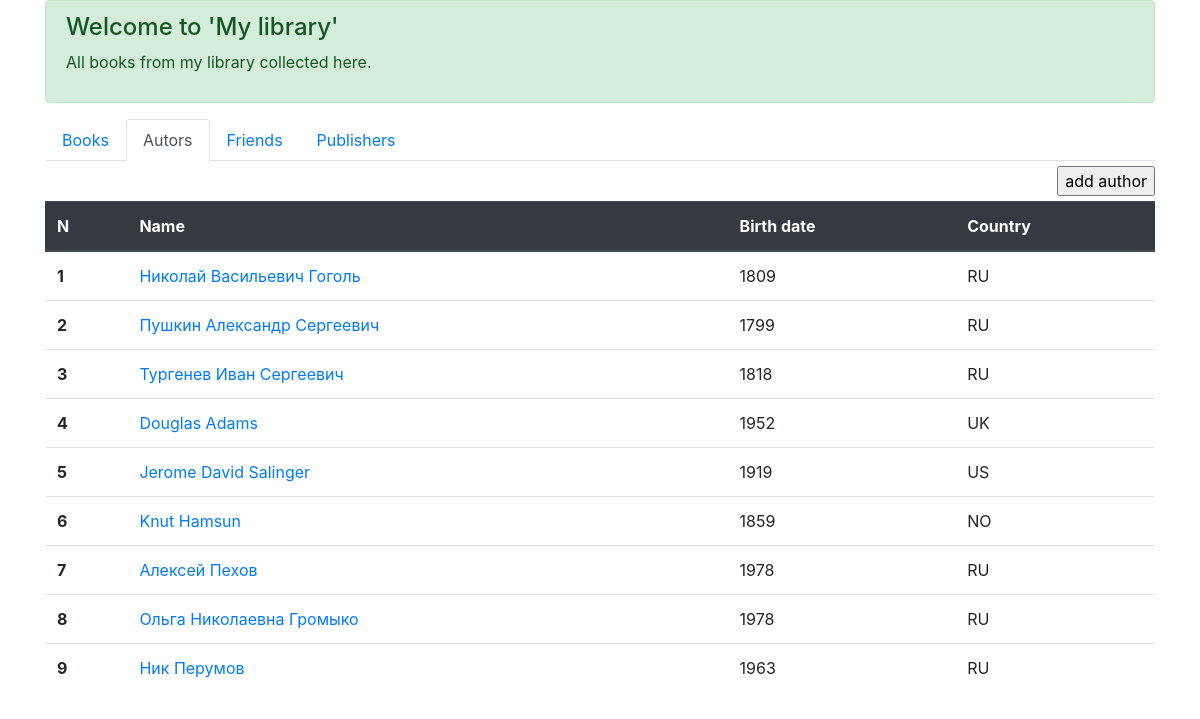
The app's page /author/, older data.
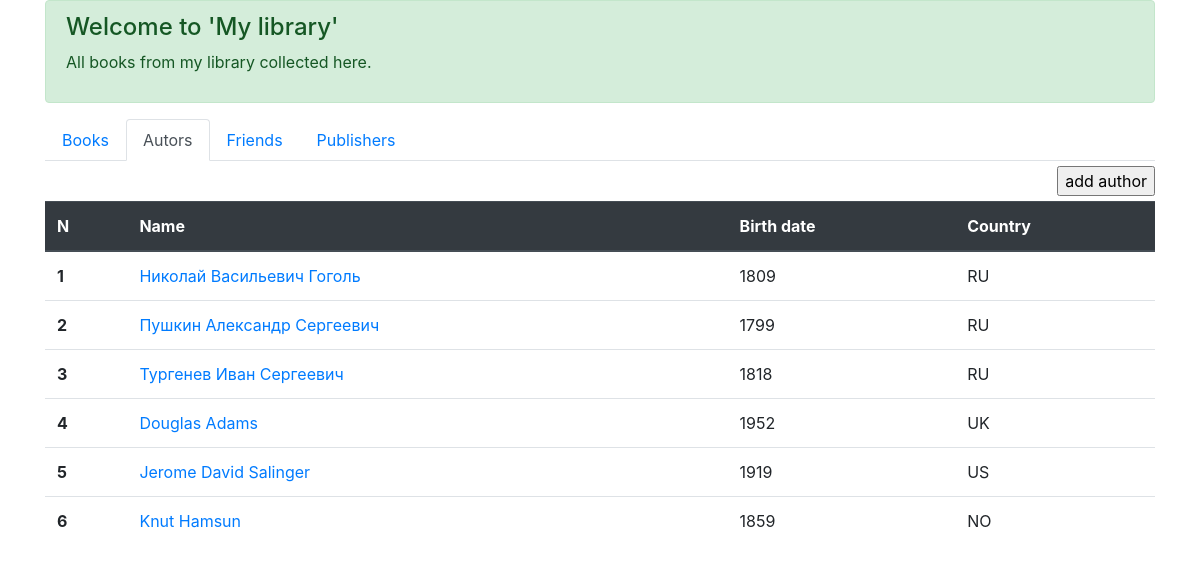
The same page, newer data.
### p_library/models.py (models this page shows, shortened)
class Author(models.Model):
    full_name = models.TextField(verbose_name='Full name')
    birth_year = models.SmallIntegerField(verbose_name='birth year')
    country = models.CharField(verbose_name='country' ,max_length=2)

### p_library/views.py (the view)
# urls.py: path('author/', AuthorList.as_view(), name='author_list'),
class AuthorList(ListView):
    model = Author
    template_name = 'author_list.html'

### p_library/templates/author_list.html (shortened to what this page needs)
<!DOCTYPE html>
<html lang="en">
    <head>
        <link rel="stylesheet"
              href="https://stackpath.bootstrapcdn.com/bootstrap/4.5.0/css/bootstrap.min.css"
>
    </head>
    <body>
        <div class="container">
            <div class="alert alert-success" role="alert">
                <h4 class="alert-heading">Welcome to 'My library'</h4>
                <p>All books from my library collected here.</p>
            </div>
            <ul class="nav nav-tabs">
                <li class="nav-item">
                    <a class="nav-link" href="/">Books</a>
                </li>
                <li class="nav-item">
                    <a class="nav-link  active" href="/author/">Autors</a>
                </li>
                <li class="nav-item">
                    <a class="nav-link" href="/friend/">Friends</a>
                </li>
                <li class="nav-item">
                    <a class="nav-link" href="/publishers/">Publishers</a>
                </li>
            </ul>
            <form action="create/" style="margin: 5px 0;text-align: right">
                <input type="submit" value="add author">
            </form>
            <table class="table" style="margin-top: 5px">
                <thead class="thead-dark">
                    <tr>
                        <th scope="col">N</th>
                        <th scope="col">Name</th>
                        <th scope="col">Birth date</th>
                        <th scope="col">Country</th>
                    </tr>
                </thead>
                <tbody>
                    {% for author in object_list %}
                    <tr>
                        <th scope="row">{{ forloop.counter }}</th>
                        <td><a href="{{author.id}}/">{{ author.full_name }}</a></td>
                        <td>{{ author.birth_year }}</td>
                        <td>{{ author.country }}</td>
                    </tr>
                    {% endfor %}
                </tbody>
            </table>
        </div>
    </body>
</html>

Row changes from the older to the newer data that the page shows:
removed Author: full_name "Алексей Пехов", birth_year "1978", country "RU"
removed Author: full_name "Ольга Николаевна Громыко", birth_year "1978", country "RU"
removed Author: full_name "Ник Перумов", birth_year "1963", country "RU"
